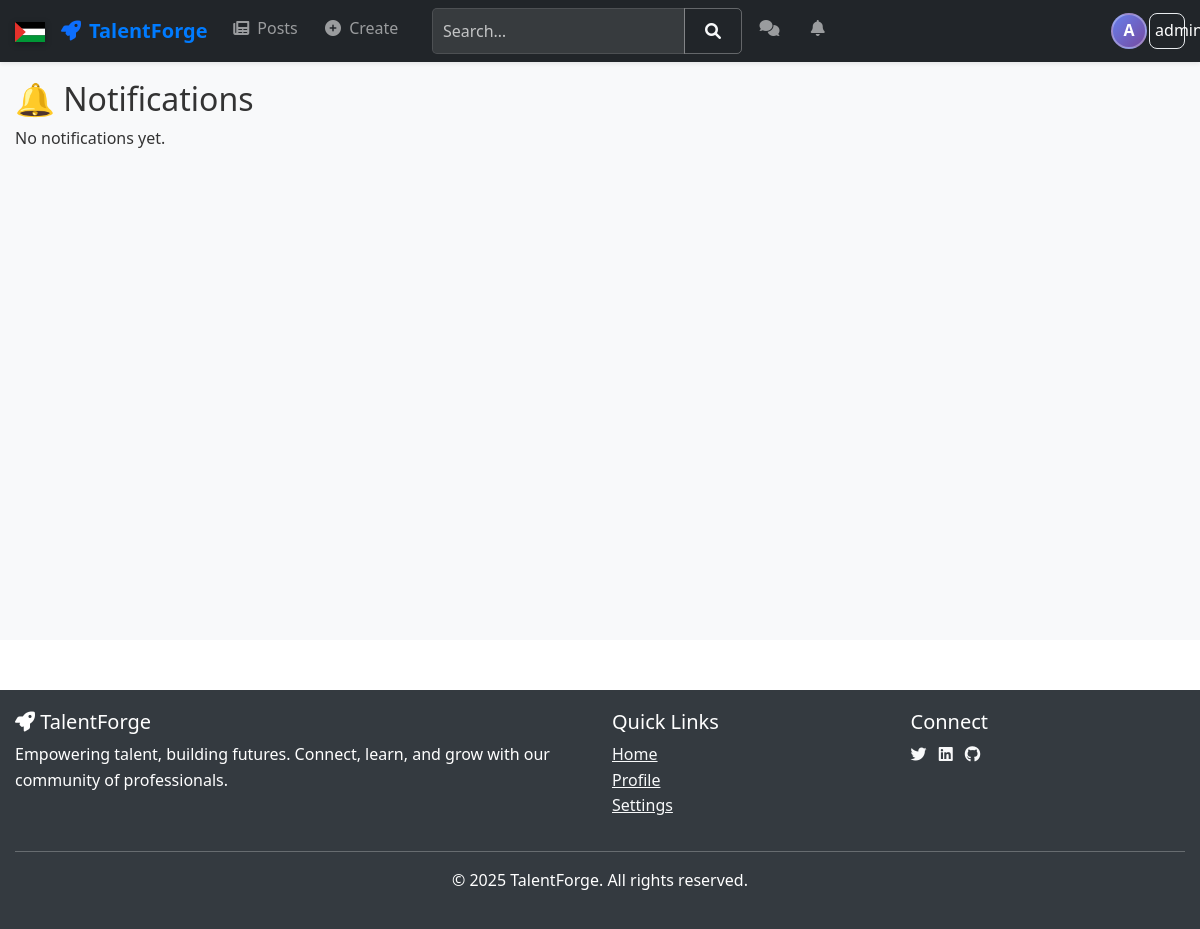
/posts/notifications/ (signed in), run on an earlier commit of the app's database.
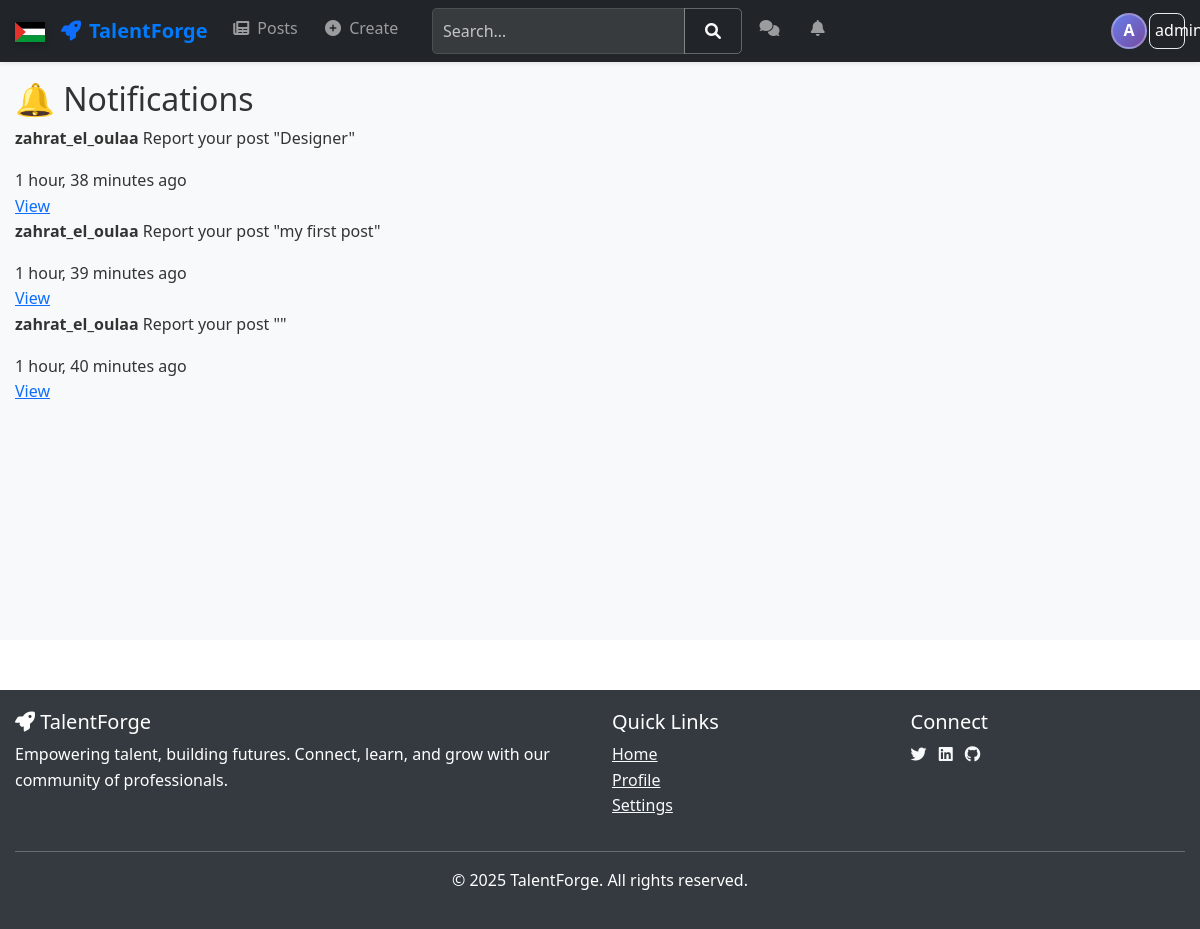
And on a later commit of the database.
### posts/models.py (models this page shows, shortened)
class Notification(models.Model):
    NOTIFICATION_TYPES = (
        ('like', 'Like'),
        ('comment', 'Comment'),
        ('share', 'Share'),
        ('follow', 'Follow'),
        ('view', 'Profile View'),
        ('report', 'Report'),
    )
    user = models.ForeignKey(User, related_name='notifications', on_delete=models.CASCADE)
    from_user = models.ForeignKey(User, related_name='sent_notifications', on_delete=models.CASCADE)
    notification_type = models.CharField(max_length=10, choices=NOTIFICATION_TYPES)
    post = models.ForeignKey(Post, on_delete=models.CASCADE, null=True, blank=True)
    timestamp = models.DateTimeField(auto_now_add=True)
    is_read = models.BooleanField(default=False)
    class Meta:
        ordering = ['-timestamp']

class Post(models.Model):
    POST_TYPES = [
        ('text', 'Text'),
        ('image', 'Image'),
        ('video', 'Video'),
        ('job', 'Job Offer'),
    ]
    author = models.ForeignKey(User, on_delete=models.CASCADE, related_name='posts')
    type = models.CharField(max_length=10, choices=POST_TYPES)
    title = models.CharField(max_length=200, blank=True, null=True)
    content = models.TextField(blank=True, null=True)
    image = models.ImageField(upload_to='posts/images/', blank=True, null=True)
    video = models.FileField(upload_to='posts/videos/', blank=True, null=True)
    created_at = models.DateTimeField(auto_now_add=True)
    shared_post = models.ForeignKey('self', on_delete=models.CASCADE, null=True, blank=True, related_name='shares')

### posts/views.py (the view)
# urls.py: path('notifications/', views.notifications_view, name='notifications'),
@login_required
def notifications_view(request):
    notifications = Notification.objects.filter(user=request.user).order_by('-timestamp')
    unread_count = notifications.filter(is_read=False).count()
    if request.method == 'GET':
        notifications.update(is_read=True)
    return render(request, 'posts/notifications.html', {
        'notifications': notifications,
        'unread_count': unread_count
    })

### posts/templates/posts/notifications.html (shortened to what this page needs)
{% extends 'base.html' %}
{% load static %}
{% block content %}
<div class="notifications-container">
    <h2>🔔 Notifications</h2>
    {% if notifications %}
        <div class="notifications-list">
            {% for notification in notifications %}
                <div class="notification-item {% if not notification.is_read %}unread{% endif %}">
                    <div class="notification-content">
                        <p>
                            <strong>{{ notification.from_user.username }}</strong>
                            {{ notification.get_notification_type_display }}
                            {% if notification.post %}
                                your post "{{ notification.post.title }}"
                            {% endif %}
                        </p>
                        <span class="notification-time">{{ notification.timestamp|timesince }} ago</span>
                    </div>
                    {% if notification.post %}
                        <a href="{% url 'posts:post_detail' notification.post.pk %}" class="nav-button">
                            View
                        </a>
                    {% endif %}
                </div>
            {% endfor %}
        </div>
    {% else %}
        <p>No notifications yet.</p>
    {% endif %}
</div>
{% endblock %}

### templates/base.html (shortened to what this page needs)
{% load static %}
<!DOCTYPE html>
<html lang="en">
<head>
    <link href="https://cdn.jsdelivr.net/npm/bootstrap@5.3.0/dist/css/bootstrap.min.css" rel="stylesheet">
    <link href="https://cdnjs.cloudflare.com/ajax/libs/font-awesome/6.0.0/css/all.min.css" rel="stylesheet">
    <link href="{% static 'css/main.css' %}" rel="stylesheet">
</head>
<body>
    {% include 'includes/navbar.html' %}
    <div class="main-content" style="padding-top: 80px;">
        <div class="container">
            {% block content %}
            {% endblock %}
        </div>
    </div>
    {% include 'includes/footer.html' %}
</body>
</html>

### templates/includes/navbar.html (shortened to what this page needs)
<nav class="navbar navbar-expand-lg navbar-dark bg-dark shadow-sm py-2 fixed-top">
    <div class="container">
        <div class="d-flex align-items-center">
            <div class="palestine-flag me-3" aria-label="Drapeau de la Palestine">
                <svg viewBox="0 0 36 24" width="30" height="20" aria-hidden="true">
                    <rect y="0" width="36" height="8" fill="#000"/>
                    <rect y="8" width="36" height="8" fill="#fff"/>
                    <rect y="16" width="36" height="8" fill="#009736"/>
                    <polygon points="0,0 13,12 0,24" fill="#e4312b"/>
                </svg>
            </div>
            <a class="navbar-brand fw-bold d-flex align-items-center" href="{% url 'base:home' %}">
                <i class="fas fa-rocket me-2 text-primary"></i> TalentForge
            </a>
        </div>
        <div class="collapse navbar-collapse" id="navbarNav">
            <ul class="navbar-nav me-auto mt-2 mt-lg-0 gap-lg-4 gap-2">
                {% if user.is_authenticated %}
                <li class="nav-item">
                    <a class="nav-link" href="{% url 'posts:post_list' %}">
                        <i class="fas fa-newspaper me-1"></i> Posts
                    </a>
                </li>
                <li class="nav-item">
                    <a class="nav-link" href="{% url 'posts:post_create' %}">
                        <i class="fas fa-plus-circle me-1"></i> Create
                    </a>
                </li>
                <li class="nav-item d-flex align-items-center">
                    <form class="d-flex ms-lg-3 my-2 my-lg-0 search-navbar" method="GET"
                          action="{% url 'posts:search' %}">
                        <div class="input-group">
                            <input type="text" name="q" class="form-control"
                                   placeholder="Search…" value="{{ request.GET.q|default:'' }}">
                            <button class="btn btn-outline-light" type="submit">
                                <i class="fas fa-search"></i>
                            </button>
                        </div>
                    </form>
                </li>
                <li class="nav-item">
                    <a class="nav-link" href="{% url 'posts:messages' %}">
                        <i class="fas fa-comments me-1"></i>
                    </a>
                </li>
                <li class="nav-item">
                    <a class="nav-link" href="{% url 'posts:notifications' %}">
                        <i class="fas fa-bell me-1"></i>
                    </a>
                </li>
                {% endif %}
            </ul>
            <ul class="navbar-nav gap-lg-3 gap-2">
                {% if user.is_authenticated %}
                <li class="nav-item dropdown">
                    <a class="nav-link dropdown-toggle d-flex align-items-center gap-2 py-1"
                       href="#"
                       data-bs-toggle="dropdown"
                       aria-expanded="false">
                        <div class="user-avatar-container position-relative">
                            {% if user.userprofile.get_profile_picture %}
                                <img src="{{ user.userprofile.get_profile_picture }}"
                                     alt="{{ user.username }}"
                                     class="user-avatar rounded-circle">
                            {% else %}
                                <div class="avatar-placeholder rounded-circle d-flex align-items-center justify-content-center">
                                    {{ user.username|first|upper }}
                                </div>
                            {% endif %}
                        </div>
                        <span class="username-text">{{ user.username }}</span>
                    </a>
                </li>
                {% endif %}
            </ul>
        </div>
    </div>
</nav>

### templates/includes/footer.html
<footer class="footer">
    <div class="container">
        <div class="row">
            <div class="col-md-6">
                <h5><i class="fas fa-rocket"></i> TalentForge</h5>
                <p>Empowering talent, building futures. Connect, learn, and grow with our community of professionals.</p>
            </div>
            <div class="col-md-3">
                <h5>Quick Links</h5>
                <ul class="list-unstyled">
                    <li><a href="{% url 'base:home' %}" class="text-light">Home</a></li>
                    {% if user.is_authenticated %}
                    <li><a href="{% url 'base:view_profile' %}" class="text-light">Profile</a></li>
                    <li><a href="{% url 'base:profile_settings' %}" class="text-light">Settings</a></li>
                    {% else %}
                    <li><a href="{% url 'base:login' %}" class="text-light">Login</a></li>
                    <li><a href="{% url 'base:signup' %}" class="text-light">Sign Up</a></li>
                    {% endif %}
                </ul>
            </div>
            <div class="col-md-3">
                <h5>Connect</h5>
                <div class="social-links">
                    <a href="#" class="text-light me-2"><i class="fab fa-twitter"></i></a>
                    <a href="#" class="text-light me-2"><i class="fab fa-linkedin"></i></a>
                    <a href="#" class="text-light me-2"><i class="fab fa-github"></i></a>
                </div>
            </div>
        </div>
        <hr class="bg-light">
        <div class="row">
            <div class="col-md-12 text-center">
                <p>&copy; 2025 TalentForge. All rights reserved.</p>
            </div>
        </div>
    </div>
</footer>

### static/css/main.css (style rules this page uses)
:root { --bg-color: #ffffff; --text-color: #333333; --card-bg: #ffffff; --border-color: #dee2e6; --shadow-color: rgba(0, 0, 0, 0.1); --footer-bg: #343a40; --footer-text: #ffffff; --primary-gradient: linear-gradient(135deg, #667eea 0%, #764ba2 100%); --success-color: #28a745; --danger-color: #dc3545; --warning-color: #ffc107; --info-color: #17a2b8; }
* { box-sizing: border-box; }
body { background-color: var(--bg-color); color: var(--text-color); font-family: 'Segoe UI', Tahoma, Geneva, Verdana, sans-serif; line-height: 1.6; margin: 0; padding: 0; transition: background-color 0.3s ease, color 0.3s ease; }
.main-content { min-height: calc(100vh - 160px); padding: 20px 0; background-color: #f8f9fa; }
.container { max-width: 1200px; margin: 0 auto; padding: 0 15px; }
.dropdown { position: relative; display: inline-block; }
.dropdown-toggle { background: none; border: 1px solid #e9ecef; border-radius: 8px; width: 36px; height: 36px; display: flex; align-items: center; justify-content: center; cursor: pointer; transition: all 0.3s ease; color: #6c757d; font-size: 0.9rem; }
.palestine-flag { cursor: pointer; position: relative; display: inline-block; animation: wave 3s ease-in-out infinite; will-change: transform; filter: drop-shadow(0 2px 3px rgba(0,0,0,0.3)); transition: all 0.3s ease; }
.palestine-flag::after { content: "Viva Palestina"; position: absolute; bottom: -35px; left: 50%; transform: translateX(-50%); background: rgba(0, 0, 0, 0.8); color: white; padding: 4px 10px; border-radius: 4px; font-size: 12px; font-weight: bold; white-space: nowrap; opacity: 0; transition: opacity 0.3s; pointer-events: none; z-index: 9999; }
.navbar-brand { font-weight: bold; color: #007bff !important; }
.navbar .input-group { min-width: 250px; }
.navbar .form-control { background-color: rgba(255, 255, 255, 0.1); border: 1px solid rgba(255, 255, 255, 0.2); color: white; }
.navbar .form-control::placeholder { color: rgba(255, 255, 255, 0.7); }
.navbar .btn-outline-light { border-color: rgba(255, 255, 255, 0.3); }
.footer { background-color: #343a40; color: white; padding: 20px 0; margin-top: 50px; }
.form-control { padding: 10px; border: 1px solid #ddd; border-radius: 5px; }
.btn { border-radius: 5px; padding: 10px 20px; font-weight: 500; transition: all 0.3s ease; }

### templates/includes/navbar.html (style rules this page uses)
.navbar { z-index: 1030; }
.navbar-nav .nav-item .nav-link { padding-left: 0.6rem; padding-right: 0.6rem; font-size: 16px; transition: all 0.3s ease; }
.navbar-nav.gap-lg-4 { gap: 1.5rem !important; }
.navbar-nav.gap-lg-3 { gap: 1rem !important; }
.navbar-nav.gap-2 { gap: 0.5rem !important; }
.user-avatar-container { display: flex; align-items: center; }
.avatar-placeholder { width: 36px; height: 36px; background: linear-gradient(135deg, #667eea 0%, #764ba2 100%); color: white; font-weight: bold; font-size: 16px; border: 2px solid rgba(255, 255, 255, 0.3); }
.username-text { font-weight: 500; color: white; }
.navbar .input-group { min-width: 250px; }
.navbar .form-control { background-color: rgba(255, 255, 255, 0.1); border: 1px solid rgba(255, 255, 255, 0.2); color: white; }
.navbar .form-control::placeholder { color: rgba(255, 255, 255, 0.7); }
.navbar .btn-outline-light { border-color: rgba(255, 255, 255, 0.3); }
.palestine-flag { cursor: pointer; position: relative; display: inline-block; animation: wave 3s ease-in-out infinite; will-change: transform; filter: drop-shadow(0 2px 3px rgba(0,0,0,0.3)); }
.palestine-flag::after { content: "Viva Palestina"; position: absolute; bottom: -35px; left: 50%; transform: translateX(-50%); background: rgba(0, 0, 0, 0.8); color: white; padding: 4px 10px; border-radius: 4px; font-size: 12px; font-weight: bold; white-space: nowrap; opacity: 0; transition: opacity 0.3s; pointer-events: none; z-index: 9999; }

What changed in the data, as far as the page shows it:
added Notification: from_user.username "zahrat_el_oulaa", notification_type "Report", post "Designer", timestamp "1 hour, 38 minutes", shows "View"
added Notification: from_user.username "zahrat_el_oulaa", notification_type "Report", post "my first post", timestamp "1 hour, 39 minutes", shows "View"
added Notification: from_user.username "zahrat_el_oulaa", notification_type "Report", timestamp "1 hour, 40 minutes", shows "View"
Also different on the page:
text no longer shown: "No notifications yet."
